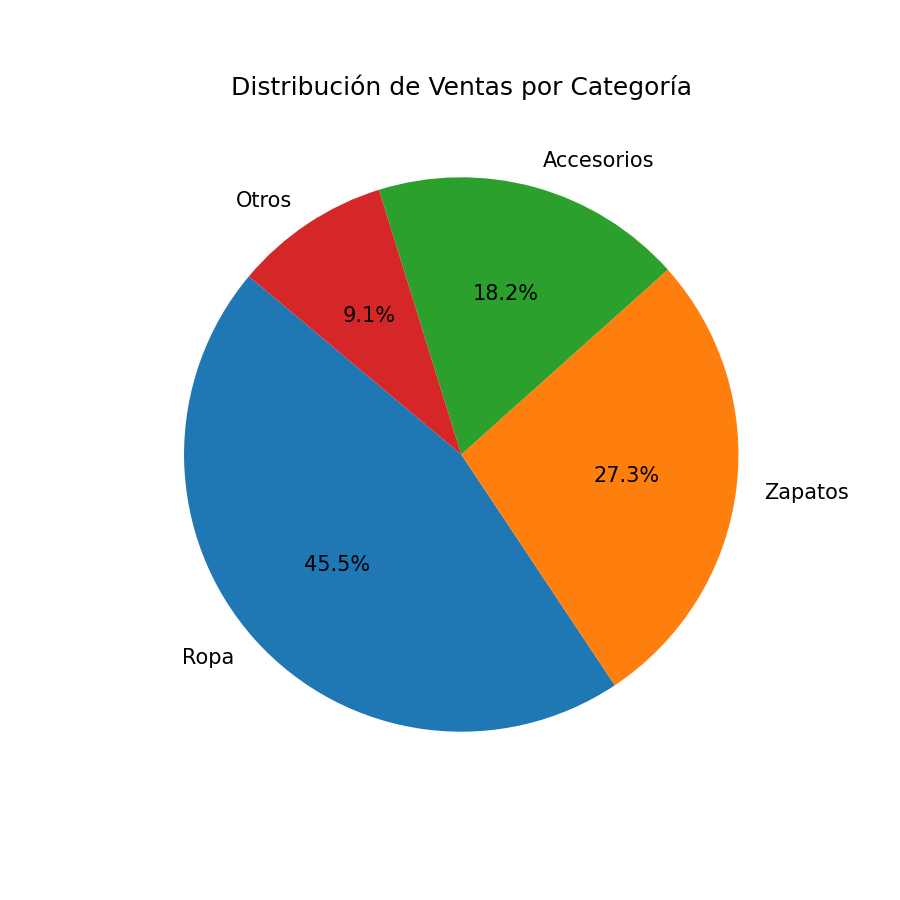

Source code (Python):
import matplotlib.pyplot as plt

categorias = ["Ropa", "Zapatos", "Accesorios", "Otros"]
ventas = [300, 180, 120, 60]

plt.figure(figsize=(6,6))
plt.pie(
    ventas,
    labels=categorias,
    autopct="%1.1f%%",
    startangle=140
)

plt.title("Distribución de Ventas por Categoría")
plt.savefig("grafica_pastel.png", dpi=150)
plt.show()
